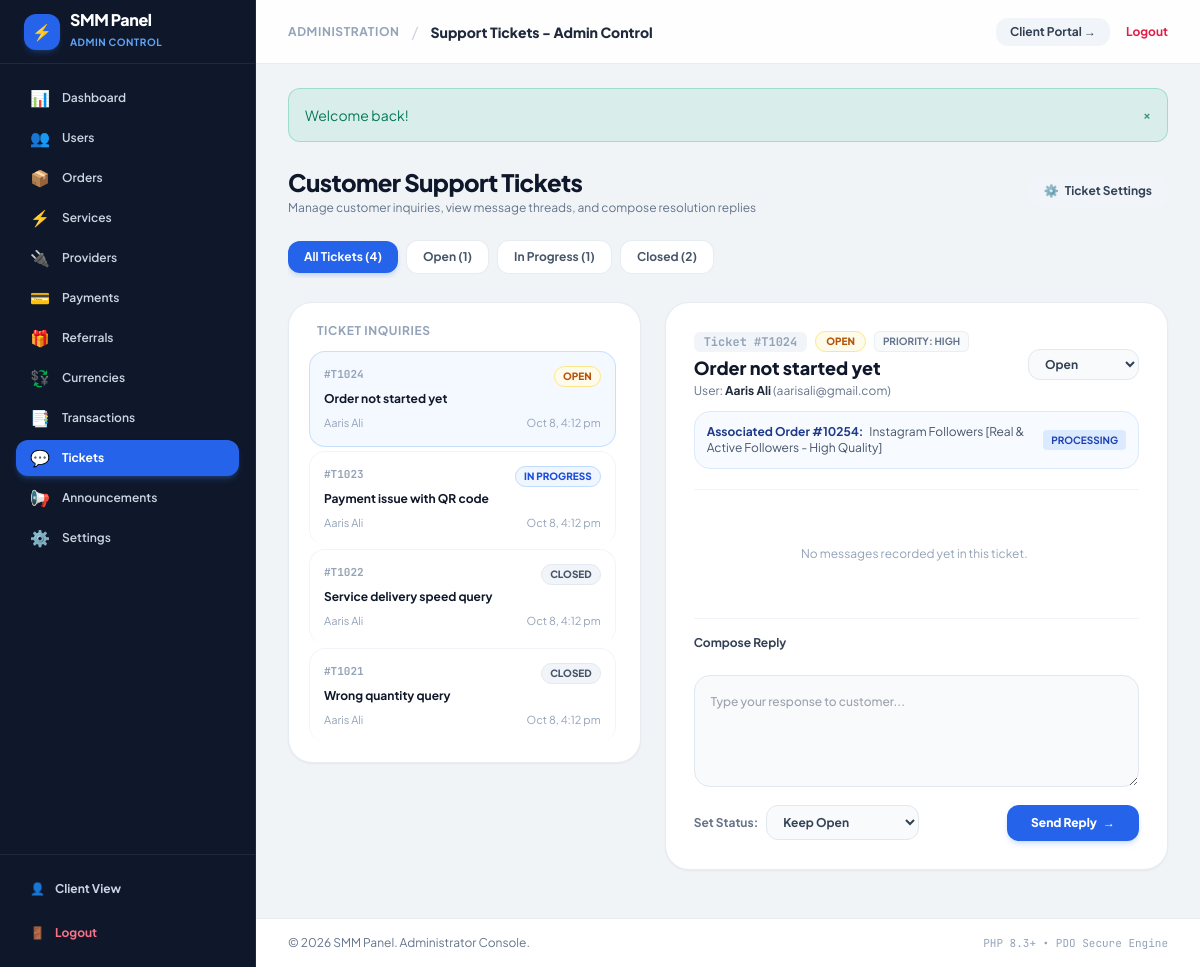
Screenshot of /admin/tickets.php (signed in) with the database file from the repository.
### tables this page shows
CREATE TABLE `tickets` (
  `id` INT UNSIGNED AUTO_INCREMENT PRIMARY KEY,
  `user_id` INT UNSIGNED NOT NULL,
  `order_id` INT UNSIGNED NULL,
  `subject` VARCHAR(191) NOT NULL,
  `status` ENUM('open', 'in_progress', 'closed') NOT NULL DEFAULT 'open',
  `priority` ENUM('low', 'medium', 'high') NOT NULL DEFAULT 'medium',
  `created_at` TIMESTAMP DEFAULT CURRENT_TIMESTAMP,
  `updated_at` TIMESTAMP DEFAULT CURRENT_TIMESTAMP ON UPDATE CURRENT_TIMESTAMP,
  FOREIGN KEY (`user_id`) REFERENCES `users`(`id`) ON DELETE CASCADE,
  INDEX `idx_tickets_status` (`status`)
);

CREATE TABLE `users` (
  `id` INT UNSIGNED AUTO_INCREMENT PRIMARY KEY,
  `username` VARCHAR(64) NOT NULL UNIQUE,
  `email` VARCHAR(191) NOT NULL UNIQUE,
  `password` VARCHAR(255) NOT NULL,
  `phone` VARCHAR(32) NULL,
  `balance` DECIMAL(12, 4) NOT NULL DEFAULT 0.0000,
  `spent` DECIMAL(12, 4) NOT NULL DEFAULT 0.0000,
  `role` ENUM('user', 'admin', 'support') NOT NULL DEFAULT 'user',
  `status` ENUM('active', 'suspended', 'banned') NOT NULL DEFAULT 'active',
  `api_key` VARCHAR(64) NOT NULL UNIQUE,
  `referral_code` VARCHAR(32) NULL UNIQUE,
  `referred_by` INT UNSIGNED NULL,
  `email_verified` TINYINT(1) NOT NULL DEFAULT 0,
  `created_at` TIMESTAMP DEFAULT CURRENT_TIMESTAMP,
  `updated_at` TIMESTAMP DEFAULT CURRENT_TIMESTAMP ON UPDATE CURRENT_TIMESTAMP,
  INDEX `idx_users_role` (`role`),
  INDEX `idx_users_status` (`status`),
  INDEX `idx_users_referral_code` (`referral_code`)
);

CREATE TABLE `orders` (
  `id` INT UNSIGNED AUTO_INCREMENT PRIMARY KEY,
  `user_id` INT UNSIGNED NOT NULL,
  `service_id` INT UNSIGNED NOT NULL,
  `provider_id` INT UNSIGNED NULL,
  `provider_order_id` VARCHAR(64) NULL,
  `link` VARCHAR(512) NOT NULL,
  `quantity` INT UNSIGNED NOT NULL,
  `charge` DECIMAL(10, 4) NOT NULL,
  `start_count` INT UNSIGNED NOT NULL DEFAULT 0,
  `remains` INT UNSIGNED NOT NULL DEFAULT 0,
  `status` ENUM('pending', 'processing', 'in_progress', 'completed', 'partial', 'cancelled') NOT NULL DEFAULT 'pending',
  `mode` ENUM('manual', 'auto') NOT NULL DEFAULT 'auto',
  `created_at` TIMESTAMP DEFAULT CURRENT_TIMESTAMP,
  `updated_at` TIMESTAMP DEFAULT CURRENT_TIMESTAMP ON UPDATE CURRENT_TIMESTAMP,
  FOREIGN KEY (`user_id`) REFERENCES `users`(`id`) ON DELETE CASCADE,
  FOREIGN KEY (`service_id`) REFERENCES `services`(`id`) ON DELETE RESTRICT,
  INDEX `idx_orders_status` (`status`),
  INDEX `idx_orders_user` (`user_id`)
);

CREATE TABLE `services` (
  `id` INT UNSIGNED AUTO_INCREMENT PRIMARY KEY,
  `category_id` INT UNSIGNED NOT NULL,
  `provider_id` INT UNSIGNED NULL,
  `provider_service_id` VARCHAR(64) NULL,
  `name` VARCHAR(255) NOT NULL,
  `rate_per_1000` DECIMAL(10, 4) NOT NULL,
  `original_rate` DECIMAL(10, 4) NULL,
  `min_quantity` INT UNSIGNED NOT NULL DEFAULT 10,
  `max_quantity` INT UNSIGNED NOT NULL DEFAULT 100000,
  `service_type` ENUM('default', 'custom_comments', 'package', 'poll') NOT NULL DEFAULT 'default',
  `speed` VARCHAR(100) DEFAULT 'Fast Delivery',
  `description` TEXT NULL,
  `status` ENUM('active', 'inactive') NOT NULL DEFAULT 'active',
  `created_at` TIMESTAMP DEFAULT CURRENT_TIMESTAMP,
  `updated_at` TIMESTAMP DEFAULT CURRENT_TIMESTAMP ON UPDATE CURRENT_TIMESTAMP,
  FOREIGN KEY (`category_id`) REFERENCES `categories`(`id`) ON DELETE CASCADE,
  FOREIGN KEY (`provider_id`) REFERENCES `providers`(`id`) ON DELETE SET NULL,
  INDEX `idx_service_status` (`status`),
  INDEX `idx_service_provider_mapping` (`provider_id`, `provider_service_id`)
);

### admin/tickets.php (the view, shortened to what the rows shown need)
<?php
require_once __DIR__ . '/../includes/functions.php';
$db = Database::getConnection();
$statusFilter = strtolower(trim($_GET['status'] ?? 'all'));
$activeTicketId = (int)($_GET['view'] ?? 0);
$sql = "
    SELECT t.*, u.username, u.email
    FROM tickets t
    JOIN users u ON t.user_id = u.id
";
$params = [];
$sql .= " ORDER BY t.updated_at DESC, t.id DESC";
$stmt = $db->prepare($sql);
$stmt->execute($params);
$tickets = $stmt->fetchAll();
if ($activeTicketId === 0 && !empty($tickets)) {
    $activeTicketId = (int)$tickets[0]['id'];
}
$selectedTicket = null;
$ticketMessages = [];
$relatedOrder = null;
if ($activeTicketId > 0) {
    $stmtSelected = $db->prepare("
        SELECT t.*, u.username, u.email, u.phone
        FROM tickets t
        JOIN users u ON t.user_id = u.id
        WHERE t.id = :id
        LIMIT 1
    ");
    $stmtSelected->execute(['id' => $activeTicketId]);
    $selectedTicket = $stmtSelected->fetch();
    if ($selectedTicket) {
        $stmtMessages = $db->prepare("
            SELECT tm.*, u.username, u.role
            FROM ticket_messages tm
            JOIN users u ON tm.user_id = u.id
            WHERE tm.ticket_id = :tid
            ORDER BY tm.created_at ASC
        ");
        $stmtMessages->execute(['tid' => $activeTicketId]);
        $ticketMessages = $stmtMessages->fetchAll();
        if (!empty($selectedTicket['order_id'])) {
            $stmtOrder = $db->prepare("
                SELECT o.*, s.name AS service_name
                FROM orders o
                JOIN services s ON o.service_id = s.id
                WHERE o.id = :oid
                LIMIT 1
            ");
            $stmtOrder->execute(['oid' => (int)$selectedTicket['order_id']]);
            $relatedOrder = $stmtOrder->fetch();
        }
    }
}
require_once __DIR__ . '/../includes/header.php';
?>
<div class="max-w-7xl mx-auto my-6 space-y-6">
    <div class="flex flex-col sm:flex-row sm:items-center justify-between gap-4">
        <div>
            <h1 class="text-2xl font-extrabold text-slate-900 tracking-tight">Customer Support Tickets</h1>
        </div>
    </div>
    <div class="grid grid-cols-1 lg:grid-cols-12 gap-6 items-start">
        <div class="lg:col-span-5 bg-white rounded-3xl p-5 border border-slate-200/80 shadow-sm space-y-3">
            <h2 class="text-xs font-bold text-slate-400 uppercase tracking-wider px-2">Ticket Inquiries</h2>
            <?php if (empty($tickets)): ?>
                <div class="py-12 text-center text-xs text-slate-400">
                    No support tickets found in this status.
                </div>
            <?php else: ?>
                <div class="divide-y divide-slate-100 max-h-[640px] overflow-y-auto space-y-1 pr-1">
                    <?php foreach ($tickets as $t):
                        $isSelected = ($activeTicketId === (int)$t['id']);
                        $statusBadgeClass = match($t['status']) {
                            'open' => 'bg-amber-50 text-amber-700 border-amber-200',
                            'in_progress' => 'bg-blue-50 text-blue-700 border-blue-200',
                            default => 'bg-slate-100 text-slate-600 border-slate-200'
                        };
                    ?>
                        <a href="/admin/tickets.php?status=<?= urlencode($statusFilter) ?>&view=<?= (int)$t['id'] ?>"
                           class="block p-3.5 rounded-2xl transition-all <?= $isSelected ? 'bg-blue-50/70 border border-blue-200/80 shadow-xs' : 'hover:bg-slate-50 border border-transparent' ?>">
                            <div class="flex items-start justify-between gap-2 mb-1">
                                <span class="font-mono text-[11px] font-bold text-slate-400">#T<?= (int)$t['id'] ?></span>
                                <span class="px-2 py-0.5 rounded-full text-[10px] font-extrabold uppercase border <?= $statusBadgeClass ?>">
                                    <?= e(str_replace('_', ' ', $t['status'])) ?>
                                </span>
                            </div>
                            <h3 class="text-xs font-bold text-slate-900 truncate <?= $isSelected ? 'text-blue-700' : '' ?>">
                                <?= e($t['subject']) ?>
                            </h3>
                            <div class="flex items-center justify-between mt-2 text-[11px] text-slate-400">
                                <span><?= e($t['username']) ?></span>
                                <span><?= date('M j, g:i a', strtotime($t['updated_at'] ?: $t['created_at'])) ?></span>
                            </div>
                        </a>
                    <?php endforeach; ?>
                </div>
            <?php endif; ?>
        </div>
        <div class="lg:col-span-7 bg-white rounded-3xl p-6 sm:p-7 border border-slate-200/80 shadow-sm space-y-6">
            <?php if (!$selectedTicket): ?>
                <div class="py-20 text-center space-y-2">
                    <span class="text-3xl">💬</span>
                    <h3 class="text-sm font-bold text-slate-700">Select a ticket from the left</h3>
                    <p class="text-xs text-slate-400">Click any customer ticket to view the conversation and compose a reply.</p>
                </div>
            <?php else: ?>
                <div class="border-b border-slate-100 pb-5 space-y-3">
                    <div class="flex flex-col sm:flex-row sm:items-center justify-between gap-3">
                        <div>
                            <div class="flex items-center gap-2 mb-1">
                                <span class="font-mono text-xs font-bold text-slate-400 bg-slate-100 px-2.5 py-0.5 rounded-md">
                                    Ticket #T<?= (int)$selectedTicket['id'] ?>
                                </span>
                                <span class="px-2.5 py-0.5 rounded-full text-[10px] font-extrabold uppercase border <?= match($selectedTicket['status']) {
                                    'open' => 'bg-amber-50 text-amber-700 border-amber-200',
                                    'in_progress' => 'bg-blue-50 text-blue-700 border-blue-200',
                                    default => 'bg-slate-100 text-slate-600 border-slate-200'
                                } ?>">
                                    <?= e(str_replace('_', ' ', $selectedTicket['status'])) ?>
                                </span>
                                <?php if (!empty($selectedTicket['priority'])): ?>
                                    <span class="text-[10px] font-bold text-slate-500 uppercase bg-slate-50 px-2 py-0.5 rounded-md border border-slate-200/60">
                                        Priority: <?= e(ucfirst($selectedTicket['priority'])) ?>
                                    </span>
                                <?php endif; ?>
                            </div>
                            <h2 class="text-lg font-extrabold text-slate-900 leading-snug">
                                <?= e($selectedTicket['subject']) ?>
                            </h2>
                            <p class="text-xs text-slate-500 mt-0.5">
                                User: <strong class="text-slate-800 font-bold"><?= e($selectedTicket['username']) ?></strong> (<?= e($selectedTicket['email']) ?>)
                            </p>
                        </div>
                        <form action="/admin/tickets.php" method="POST" class="flex items-center gap-2 self-start sm:self-auto">
                            <select name="status" onchange="this.form.submit()" class="px-3 py-1.5 bg-slate-50 border border-slate-200 rounded-xl text-xs font-bold text-slate-700 cursor-pointer">
                                <option value="open" <?= $selectedTicket['status'] === 'open' ? 'selected' : '' ?>>Open</option>
                            </select>
                        </form>
                    </div>
                    <?php if ($relatedOrder): ?>
                        <div class="bg-blue-50/50 rounded-2xl p-3 border border-blue-100 text-xs flex items-center justify-between">
                            <div>
                                <span class="font-bold text-blue-900">Associated Order #<?= (int)$relatedOrder['id'] ?>:</span>
                                <span class="text-slate-600 ml-1"><?= e($relatedOrder['service_name']) ?></span>
                            </div>
                            <span class="font-bold uppercase text-[10px] px-2 py-0.5 rounded bg-blue-100 text-blue-800">
                                <?= e($relatedOrder['status']) ?>
                            </span>
                        </div>
                    <?php endif; ?>
                </div>
                <div class="space-y-4 max-h-[380px] overflow-y-auto pr-1">
                    <?php if (empty($ticketMessages)): ?>
                        <div class="py-8 text-center text-xs text-slate-400">
                            No messages recorded yet in this ticket.
                        </div>
                    <?php endif; ?>
                </div>
                <div class="pt-4 border-t border-slate-100 space-y-3">
                    <div class="flex items-center justify-between">
                        <span class="text-xs font-bold text-slate-700">Compose Reply</span>
                    </div>
                    <form action="/admin/tickets.php" method="POST" class="space-y-3">
                        <textarea name="message"
                                  id="ticketReplyTextarea"
                                  rows="4"
                                  required
                                  placeholder="Type your response to customer..."
                                  class="w-full p-4 bg-slate-50 border border-slate-200 rounded-2xl text-xs font-medium text-slate-900 focus:outline-none focus:ring-2 focus:ring-blue-500/20 focus:border-blue-500 transition-all leading-relaxed"></textarea>
                        <div class="flex flex-col sm:flex-row sm:items-center justify-between gap-3">
                            <div class="flex items-center gap-2">
                                <span class="text-xs font-bold text-slate-500">Set Status:</span>
                                <select name="status" class="px-3 py-2 bg-slate-50 border border-slate-200 rounded-xl text-xs font-bold text-slate-700">
                                    <option value="open" <?= $selectedTicket['status'] === 'open' ? 'selected' : '' ?>>Keep Open</option>
                                </select>
                            </div>
                            <button type="submit" class="px-6 py-2.5 bg-blue-600 hover:bg-blue-700 text-white font-extrabold text-xs rounded-xl shadow-md shadow-blue-500/20 transition-all flex items-center justify-center gap-1.5">
                                <span>Send Reply</span>
                                <span>&rarr;</span>
                            </button>
                        </div>
                    </form>
                </div>
            <?php endif; ?>
        </div>
    </div>
</div>
<?php require_once __DIR__ . '/../includes/footer.php'; ?>

### rows the page displays
tickets: id "1024", status "OPEN", subject "Order not started yet", user.username "Aaris Ali", updated_at "Oct 8, 4:12 pm", priority "HIGH", user.email "aarisali@gmail.com", status "Open", status "Keep Open"
tickets: id "1023", status "IN PROGRESS", subject "Payment issue with QR code", user.username "Aaris Ali", updated_at "Oct 8, 4:12 pm"
tickets: id "1022", status "CLOSED", subject "Service delivery speed query", user.username "Aaris Ali", updated_at "Oct 8, 4:12 pm"
tickets: id "1021", status "CLOSED", subject "Wrong quantity query", user.username "Aaris Ali", updated_at "Oct 8, 4:12 pm"
orders: id "10254", service.name "Instagram Followers [Real & Active Followers - High Quality]", status "PROCESSING"

### other values shown
app_name() "SMM Panel"
$link['icon'] "📊"
$link['name'] "Dashboard"
$link['icon'] "👥"
$link['name'] "Users"
$link['icon'] "📦"
$link['name'] "Orders"
$link['icon'] "⚡"
$link['name'] "Services"
$link['icon'] "🔌"
$link['name'] "Providers"
$link['icon'] "💳"
$link['name'] "Payments"
$link['icon'] "🎁"
$link['name'] "Referrals"
